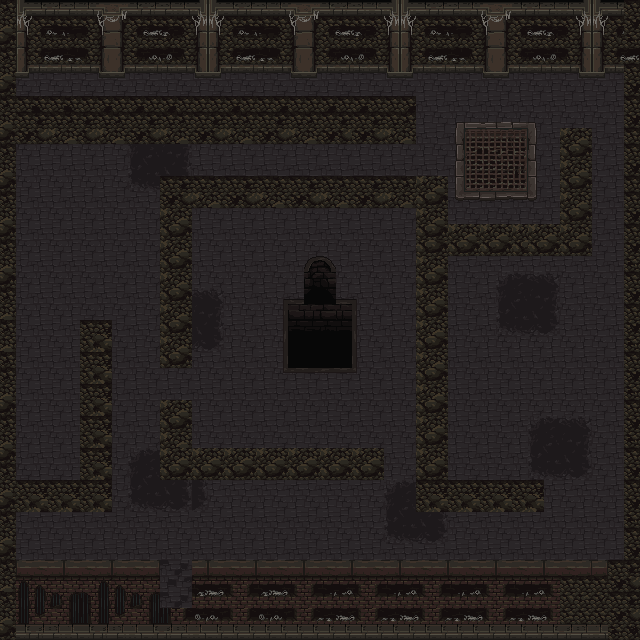

A level layout from a 2D game, rendered from its tile map. Below: a short description, then the map file with tile-grid data replaced by summaries:
An orthogonal 40x40 tile map with 16x16 px tiles, 2 tile layers (floor, Wall) and 42 objects.

<map version="1.10" tiledversion="1.11.1" orientation="orthogonal" renderorder="right-down" width="40" height="40" tilewidth="16" tileheight="16" infinite="0" nextlayerid="16" nextobjectid="51">
 <tileset firstgid="1" source="mainlevbuild.tsx" />
 <layer id="1" name="floor" width="40" height="40">
  <data>[1600 cells, 1600 non-empty, 8 distinct tile ids]</data>
 </layer>
 <layer id="4" name="Wall" width="40" height="40">
  <data>[1600 cells, 883 non-empty, 225 distinct tile ids]</data>
 </layer>
 <objectgroup id="2" name="bricks">
  <object id="2" x="0" y="0" width="16" height="560" />
  <object id="3" x="0" y="559.847" width="158.522" height="80.3052" />
  <object id="4" x="624" y="0" width="16" height="464" />
  <object id="5" x="624" y="464" width="16" height="96" />
  <object id="6" x="16" y="0" width="608" height="48" />
  <object id="7" x="304" y="256" width="32" height="48" />
  <object id="8" x="288" y="304" width="64" height="64" />
  <object id="10" x="191.626" y="560.655" width="449.123" height="79.345" />
  <object id="12" x="160" y="176" width="32" height="192" />
  <object id="13" x="160" y="400" width="32" height="80" />
  <object id="14" x="192" y="448" width="192" height="32" />
  <object id="15" x="192" y="176" width="256" height="32" />
  <object id="16" x="416" y="208" width="32" height="304" />
  <object id="17" x="448" y="480" width="96" height="32" />
  <object id="18" x="448" y="224" width="144" height="32" />
  <object id="19" x="560" y="128" width="32" height="96" />
  <object id="20" x="16" y="96" width="400" height="48" />
  <object id="21" x="80" y="320" width="32" height="192" />
  <object id="22" x="16" y="480" width="64" height="32" />
  <object id="26" x="17.3333" y="47.3333" width="606.667" height="16.6667" />
 </objectgroup>
 <objectgroup id="5" name="monsterSpawns">
  <object id="11" x="501.52" y="279.953" width="49.4035" height="48.655" />
  <object id="27" x="48.9815" y="253.95" width="34.6638" height="31.6496" />
 </objectgroup>
 <objectgroup id="7" name="hearts">
  <object id="28" x="46.7208" y="176.333" width="36.171" height="36.9245" />
  <object id="30" x="269.022" y="402.402" width="42.953" height="41.4459" />
 </objectgroup>
 <objectgroup id="8" name="speedups">
  <object id="31" x="226.177" y="488.204" width="31.6496" height="28.6353" />
  <object id="32" x="507.901" y="399.388" width="33.9103" height="29.3889" />
 </objectgroup>
 <objectgroup id="9" name="scoreups">
  <object id="33" x="227.576" y="525.233" width="21.8533" height="23.3604" />
  <object id="34" x="292.382" y="527.493" width="27.1282" height="22.6069" />
 </objectgroup>
 <objectgroup id="10" name="keys">
  <object id="35" x="373.767" y="216.273" width="35.4174" height="35.4174" />
 </objectgroup>
 <objectgroup id="14" name="trap">
  <object id="41" x="448" y="80" width="32" height="32" />
  <object id="42" x="512" y="80" width="32" height="32" />
  <object id="43" x="96" y="224" width="32" height="32" />
  <object id="44" x="224" y="320" width="32" height="32" />
  <object id="45" x="160" y="480" width="32" height="32" />
  <object id="46" x="464" y="352" width="32" height="32" />
  <object id="47" x="576" y="352" width="32" height="32" />
  <object id="48" x="32" y="368" width="32" height="32" />
 </objectgroup>
 <objectgroup id="3" name="background" />
 <objectgroup id="11" name="enterDoor">
  <object id="36" x="0" y="69" width="31.3333" height="32" />
 </objectgroup>
 <objectgroup id="12" name="exitDoor">
  <object id="37" x="159" y="607.092" width="32.4167" height="32.8155" />
 </objectgroup>
 <objectgroup id="15" name="ghosts">
  <object id="49" x="21.8533" y="520.711" width="29.3889" height="25.6211" />
  <object id="50" x="196.68" y="217.779" width="30.1425" height="28.6353" />
 </objectgroup>
 <objectgroup id="6" name="Josh">
  <object id="24" x="32" y="64" width="32" height="32" />
 </objectgroup>
</map>
